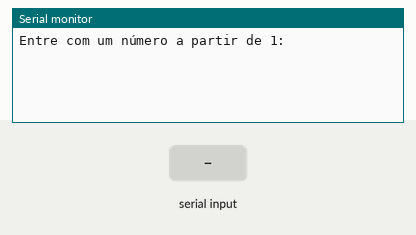
This sketch was run on a simulated Arduino Uno, built with avr-gcc and run on an emulated ATmega328P. Parts: the last lines printed to the serial monitor. The inputs (shaded band) are chosen by the test bench.

Above: at 1.2 s.
1.3 s: "90,45\n" received over Serial
At 2.2 s:
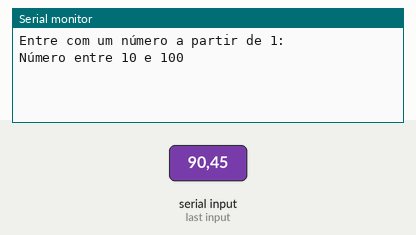
4.3 s: "5\n" received over Serial
At 6.8 s:
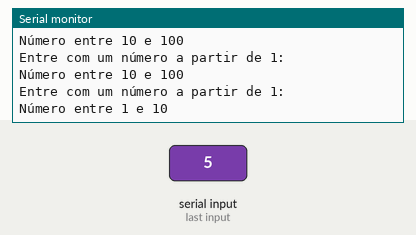

Measured:
- after the input at 1.3 s, the serial monitor: prints a new line at once (image 1)
- after the input at 4.3 s, the serial monitor: prints a new line after 1.0 s (image 2)

The sketch:

sketch_oct09a.ino
```cpp
int numero=0;

void setup()
{
  Serial.begin(9600);
  Serial.println("Entre com um número a partir de 1: ");
}

void loop()
{
  if(Serial.available()>0)
  {
    numero=Serial.parseInt();
    if(numero>=1 && numero<10)
    {
      Serial.println("Número entre 1 e 10");
      delay(2000);
      Serial.println("Entre com um número a partir de 1: ");
    }
    else if(numero>=10 && numero<=100)
    {
      Serial.println("Número entre 10 e 100");
      delay(2000);
      Serial.println("Entre com um número a partir de 1: ");
    }
    else
    {
      Serial.println("Número fora da faixa");
      delay(2000);
      Serial.println("Entre com um número a partir de 1: ");
    }
  }
}
```
